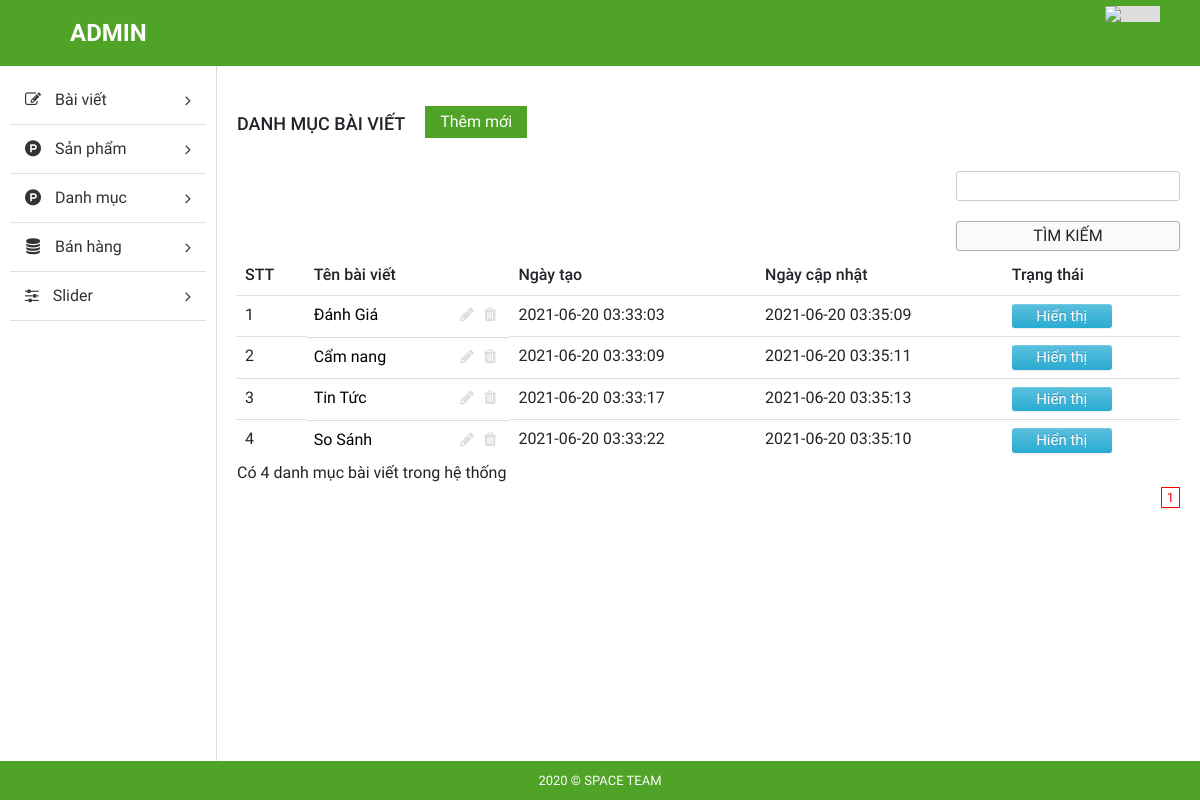
Screenshot of /admin/index.php?mod=post_cat&act=main (signed in) with the database file from the repository.
### tables this page shows
CREATE TABLE `post_cat` (
  `cat_id` int(11) NOT NULL,
  `post_name` varchar(100) NOT NULL,
  `created_at` timestamp NOT NULL DEFAULT current_timestamp(),
  `updated_at` timestamp NULL DEFAULT current_timestamp() ON UPDATE current_timestamp(),
  `status` tinyint(4) NOT NULL DEFAULT 0
);

### admin/db/database.php (called while the page is built, shortened)
<?php
function db_query($query_string) {
    global $conn;
    $result = mysqli_query($conn, $query_string);
    return $result;
}
function db_fetch_array($query_string) {
    $result = array();
    $mysqli_result = db_query($query_string);
    while ($row = mysqli_fetch_assoc($mysqli_result)) {
        $result[] = $row;
    }
    return $result;
}
function db_num_rows($query_string) {
    $mysqli_result = db_query($query_string);
    return mysqli_num_rows($mysqli_result);
}
?>

### admin/lib/cat.php (called while the page is built, shortened)
<?php
function get_post_cat($start, $num_per_page) {
    $result = db_fetch_array("SELECT * FROM post_cat where status != 2 LIMIT {$start}, {$num_per_page}");
    return $result;
}
?>

### admin/modules/post_cat/main.php (the view, shortened to what this page needs)
<?php
$sql = "SELECT * FROM post_cat where status != 2";
$result = mysqli_query($conn, $sql);
$num_rows = mysqli_num_rows($result);
$number_rows = db_num_rows("SELECT * FROM post_cat where status != 2");
$num_per_page = 6;
$total_row = $number_rows;
$num_page = ceil($total_row / $num_per_page);
$page = isset($_GET['page']) ? (int) $_GET['page'] : 1;
$start = ($page - 1) * $num_per_page;
$list_cat = get_post_cat($start, $num_per_page);
?>
<div id="main-content-wp" class="list-cat-page">
    <div class="wrap clearfix">
        <div id="content" class="fl-right">
            <div class="section" id="title-page">
                <div class="clearfix">
                    <h3 id="index" class="fl-left">Danh mục bài viết</h3>
                    <a href="?mod=post_cat&act=add" title="" id="add-new" class="fl-left">Thêm mới</a>
                </div>
            </div>
            <div class="section" id="detail-page">
                <div class="section-detail">
                    <div class="filter-wp clearfix">
                        <form method="post" class="form-s fl-right" action="?mod=search&act=search_post_cat">
                            <input type="text" name="keyword" id="s">
                            <input type="submit" name="btn_search" value="Tìm kiếm">
                        </form>
                    </div>
                    <?php
                    if (!empty($list_cat)) {
                        ?>
                        <div class="table-responsive">
                            <table class="table list-table-wp">
                                <thead>
                                    <tr>
                                        <td><span class="thead-text">STT</span></td>
                                        <td><span class="thead-text">Tên bài viết</span></td>
                                        <td><span class="thead-text">Ngày tạo</span></td>
                                        <td><span class="thead-text">Ngày cập nhật</span></td>
                                        <td><span class="thead-text">Trạng thái</span></td>
                                    </tr>
                                </thead>
                                <tbody>
                                    <?php
                                    $temp = $start;
                                    foreach ($list_cat as $cat) {
                                        $temp++;
                                        ?>
                                        <tr>
                                            <td><span class="tbody-text"><?php echo $temp; ?></h3></span>
                                            <td class="clearfix">
                                                <div class="tb-title fl-left">
                                                    <a href="" title=""><?php echo $cat['post_name']; ?></a>
                                                </div>
                                                <ul class="list-operation fl-right">
                                                    <li><a href="<?php echo $cat['url_update']; ?>" title="Sửa" class="edit"><i class="fa fa-pencil" aria-hidden="true"></i></a></li>
                                                    <li><a href="<?php echo $cat['url_delete']; ?>" title="Xóa" onclick="return confirmAction_post_cat()" class="delete"><i class="fa fa-trash" aria-hidden="true"></i></a></li>
                                                </ul>
                                            </td>
                                            <td><span class="tbody-text"><?php echo $cat['created_at']; ?></span></td>
                                            <td><span class="tbody-text"><?php echo $cat['updated_at']; ?></span></td>
                                            <td>
                                                <span class="tbody-text">
                                                    <?php
                                                    if ($cat['status'] == 1) {
                                                        ?>
                                                        <a href="?mod=post_cat&act=error_action&cat_id=<?php echo $cat['cat_id'] ?>" class="btn btn-xs btn-info">Hiển thị</a>
                                                        <?php
                                                    } else if ($cat['status'] == 0) {
                                                        ?>
                                                        <a href="?mod=post_cat&act=error_action&cat_id=<?php echo $cat['cat_id'] ?>" class="btn btn-xs btn-default">Không</a>
                                                        <?php
                                                    }
                                                    ?>
                                                </span>
                                            </td>
                                        </tr>
                                        <?php
                                    }
                                    ?>
                                </tbody>
                            </table>
                        </div>
                        <?php
                    }
                    ?>
                </div>
                <p class="num_rows">Có <?php echo $num_rows; ?> danh mục bài viết trong hệ thống</p>
            </div>
            <div class="section" id="paging-wp">
                <div class="section-detail clearfix">
                    <ul id="list-paging" class="fl-right">
                        <?php
                        echo get_pagging($num_page, $page, "?mod=post_cat&act=main");
                        ?>
                    </ul>
                </div>
            </div>
        </div>
    </div>
</div>

### admin/public/css/import/global.css (style rules this page uses)
body { font-family: "Roboto Regular"; font-size: 14px; line-height: 24px; color: #333; }
.fl-left { float: left; }
.fl-right { float: right; }
ul li { list-style: none!important; }
a { text-decoration: none!important; }

### admin/public/css/import/list_post.css (style rules this page uses)
#content { width: 82%; border-left: 1px solid #ddd; padding: 20px; }
#add-new { display: inline-block; color: #fff; background: #4fa327; padding: 4px 15px; margin: 20px; }
#index { font-family: 'Roboto Medium'; font-weight: normal; text-transform: uppercase; font-size: 18px; padding: 24px 0px; }
.list-table-wp thead tr td { font-family: 'Roboto Medium'; font-weight: normal; }
.list-operation li { float: left; }
.list-operation li a { display: block; padding: 0px 5px; color: #ddd; }
.tb-title { width: 75%; display: -webkit-box; -webkit-line-clamp: 1; -moz-line-clamp: 1; -o-line-clamp: 1; -webkit-box-orient: vertical; -moz-box-orient: vertical; -o-box-orient: vertical; max-height: 100%; overflow: hidden; }
.list-operation { width: 25%; }
.filter-wp { margin-bottom: 5px;margin-top: 10px; }
.form-s input[type="text"], .form-actions select { border-radius: 3px; border: 1px solid #ccc; padding: 2px 10px; }
.form-s input[type="submit"], .form-actions input[type="submit"] { border-radius: 3px; border: 1px solid #afafaf; padding: 2px 15px; background: #fafafa; }
.btn-info { text-align: center; display: block; width: 70px!important; padding: 1px 5px; font-size: 12px; line-height: 1.5; border-radius: 3px; color: #fff; background-color: #5bc0de; border-color: #46b8da; font-size: 15px; }
.btn-xs { text-align: center; display: block; width: 100px!important; padding: 1px 5px; font-size: 12px; line-height: 1.5; border-radius: 3px; font-size: 15px; color: #fff; }

### admin/public/css/import/update.css (style rules this page uses)
input { display: block; margin-bottom : 10px; }
input[type='text'], input[type='password'], input[type='email'] { padding: 5px 10px; border: 1px solid #dedede; width: 100%; }
input[type='submit'] { margin-top: 20px; display: block; padding: 9px 10px; text-align: center; background: #4fa327; border: none; width: 100%; text-transform: uppercase; cursor: pointer; }

### admin/public/css/import/detail_order.css (style rules this page uses)
.table { margin-bottom: 0!important; }

### rows the page displays
post_cat: post_name "Đánh Giá", created_at "2021-06-20 03:33:03", updated_at "2021-06-20 03:35:09"
post_cat: post_name "Cẩm nang", created_at "2021-06-20 03:33:09", updated_at "2021-06-20 03:35:11"
post_cat: post_name "Tin Tức", created_at "2021-06-20 03:33:17", updated_at "2021-06-20 03:35:13"
post_cat: post_name "So Sánh", created_at "2021-06-20 03:33:22", updated_at "2021-06-20 03:35:10"

### other values shown
$num_rows "4"
